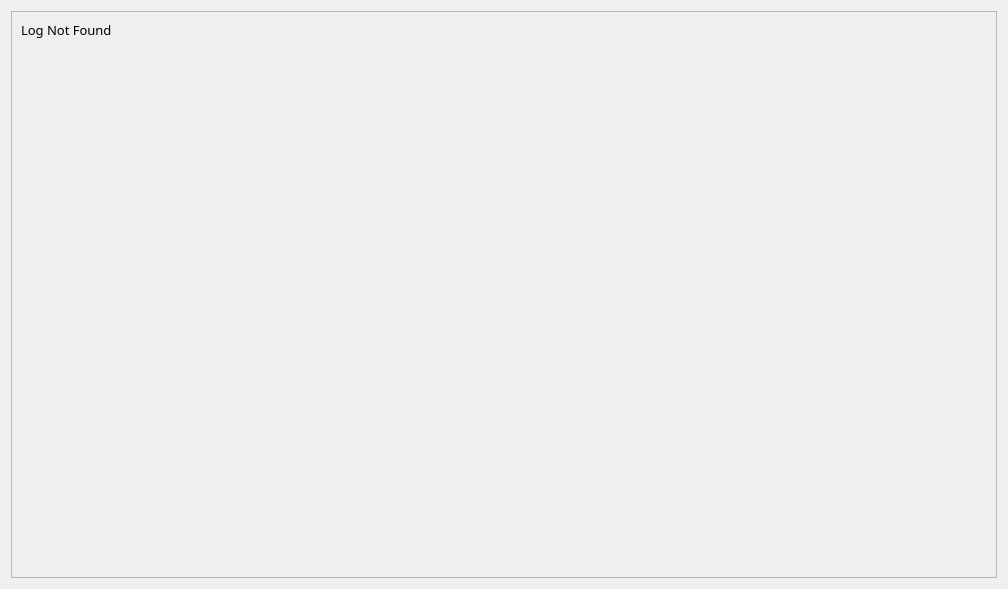
<?xml version="1.0" encoding="UTF-8"?>
<ui version="4.0">
 <class>Dialog</class>
 <widget class="QDialog" name="Dialog">
  <property name="geometry">
   <rect>
    <x>0</x>
    <y>0</y>
    <width>1008</width>
    <height>589</height>
   </rect>
  </property>
  <property name="font">
   <font>
    <family>Source Sans Pro</family>
    <pointsize>12</pointsize>
   </font>
  </property>
  <property name="windowTitle">
   <string>Log</string>
  </property>
  <property name="windowIcon">
   <iconset>
    <normaloff>../icons/Ghost_Black.png</normaloff>../icons/Ghost_Black.png</iconset>
  </property>
  <layout class="QGridLayout" name="gridLayout">
   <item row="0" column="0">
    <widget class="QScrollArea" name="scrollArea">
     <property name="widgetResizable">
      <bool>true</bool>
     </property>
     <widget class="QWidget" name="scrollAreaWidgetContents">
      <property name="geometry">
       <rect>
        <x>0</x>
        <y>0</y>
        <width>988</width>
        <height>569</height>
       </rect>
      </property>
      <layout class="QGridLayout" name="gridLayout_3">
       <item row="0" column="0">
        <widget class="QLabel" name="LogText">
         <property name="sizePolicy">
          <sizepolicy hsizetype="MinimumExpanding" vsizetype="MinimumExpanding">
           <horstretch>0</horstretch>
           <verstretch>0</verstretch>
          </sizepolicy>
         </property>
         <property name="maximumSize">
          <size>
           <width>16777215</width>
           <height>16777215</height>
          </size>
         </property>
         <property name="font">
          <font>
           <family>Unispace</family>
           <pointsize>10</pointsize>
           <weight>50</weight>
           <bold>false</bold>
           <underline>false</underline>
          </font>
         </property>
         <property name="text">
          <string>Log Not Found</string>
         </property>
         <property name="alignment">
          <set>Qt::AlignLeading|Qt::AlignLeft|Qt::AlignTop</set>
         </property>
        </widget>
       </item>
      </layout>
     </widget>
    </widget>
   </item>
  </layout>
 </widget>
 <resources/>
 <connections/>
</ui>
